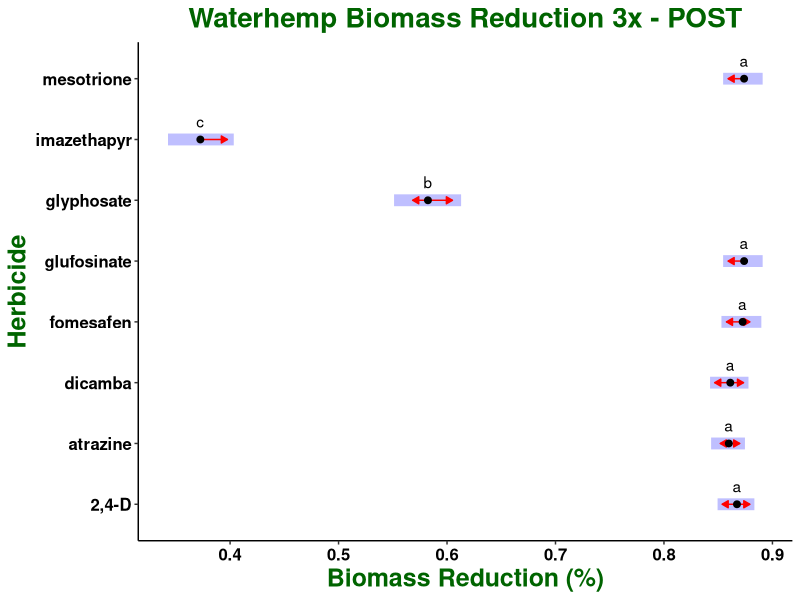

R code for this plot: (Note: this script raises an error after producing the figure.)
## ---- chunk 1

knitr::opts_chunk$set(echo = TRUE)
library(tidyverse)
library(ggplot2)
library(car)
library(emmeans)
library(multcompView)
library(glmmTMB)
library(ggpubr)

## ---- chunk 2

waterhemp <- read.csv("All POST_Reduction_3x.csv")

str(waterhemp)

waterhemp$run <- as.factor(waterhemp$run)

waterhemp$pop <- as.factor(waterhemp$pop)

waterhemp$herb <- as.factor(waterhemp$herb)

waterhemp$rate <- as.factor(waterhemp$rate)

waterhemp$rep <- as.factor(waterhemp$rep)

str(waterhemp)

## ---- chunk 3

model <- glmmTMB(bio_red ~ herb + (1|run) + (1|pop), data = waterhemp, beta_family(link = "logit"))

## ---- chunk 4

summary(model)

## ---- chunk 5

glmmTMB:::Anova.glmmTMB(model)

## ---- chunk 6

emm_herb <- emmeans(model, ~ herb, adjust = "tukey", type = "response", contr = "pairwise")

emm_herb

CLD_emm_herb <- if(requireNamespace("multcomp")) {
    multcomp::cld(emm_herb$emmeans, alpha = 0.05, Letters=letters, adjust="tukey", reversed = TRUE)}

CLD_emm_herb

## ---- chunk 7

plot(emm_herb, adjust = "tukey", comparisons = TRUE) + 
  geom_point(size = -1) +
  geom_text(aes(label = c("a", "a", "a", "a", "a", "b", "c", "a")), vjust = -1) +
  labs(title = "Waterhemp Biomass Reduction 3x - POST", x = "Biomass Reduction (%)", y = "Herbicide") + 
  theme_classic() + 
  theme (plot.title = element_text(face = "bold", hjust = 0.5, size = 20, colour = "darkgreen"), 
         axis.title = element_text(face = "bold", size = 18, colour = "darkgreen"), 
         axis.text = element_text(face = "bold", size = 12, colour = "black")) +
  ggsave("All POST 3x_BETA Tukey HSD.jpeg", units="in", width=8, height=5, dpi=600)
